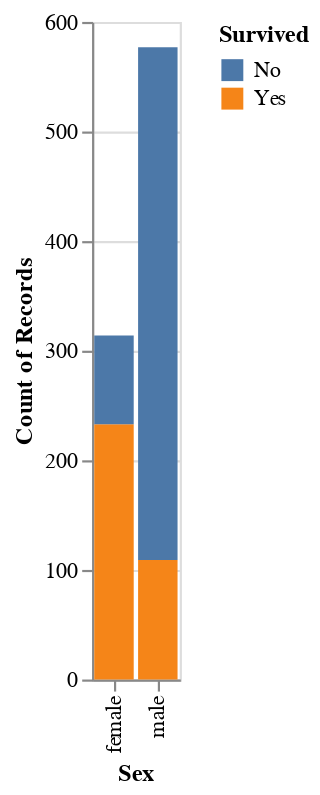

The code cell stored with this chart in its notebook:
### Markdown cell above
## Part 3: Pairwise Comparisons
Use your visualization library of choice to look at how the survival distribution varied across different groups.

- Choose some features that you think might have had some influence over the likelihood of a titanic passenger surviving.

- For each of those features, generate a chart for each feature showing the survival distributions when taking that feature into account

### Code cell
# Write the code to explore how different features affect the survival distribution
survived_gender = alt.Chart(titanic).mark_bar().encode(x="Sex", y="count()", color="Survived")

survived_gender

### Figure 1 — Vega-Lite specification as saved in the notebook (floating-point values rounded to 4 significant figures; data arrays with more than 128 entries replaced by an {"elided": "..."} marker saying what was removed)
{"config": {"view": {"continuousWidth": 400, "continuousHeight": 300}}, "data": {"name": "data-17b5a9272cdb76617ac540c5321e65cb"}, "mark": "bar", "encoding": {"color": {"field": "Survived", "type": "nominal"}, "x": {"field": "Sex", "type": "nominal"}, "y": {"aggregate": "count", "type": "quantitative"}}, "$schema": "https://vega.github.io/schema/vega-lite/v4.17.0.json", "datasets": {"data-17b5a9272cdb76617ac540c5321e65cb": {"elided": "891 records"}}}
